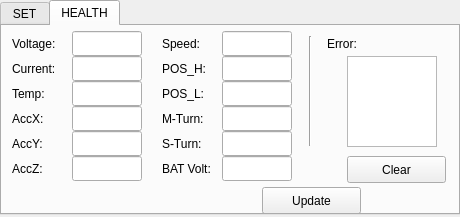
<?xml version="1.0" encoding="UTF-8"?>
<ui version="4.0">
 <class>SetAndHealth</class>
 <widget class="QWidget" name="SetAndHealth">
  <property name="geometry">
   <rect>
    <x>0</x>
    <y>0</y>
    <width>460</width>
    <height>217</height>
   </rect>
  </property>
  <property name="windowTitle">
   <string>Bottom</string>
  </property>
  <widget class="QTabWidget" name="Monitor">
   <property name="geometry">
    <rect>
     <x>0</x>
     <y>0</y>
     <width>460</width>
     <height>215</height>
    </rect>
   </property>
   <property name="font">
    <font>
     <pointsize>9</pointsize>
    </font>
   </property>
   <property name="mouseTracking">
    <bool>true</bool>
   </property>
   <property name="currentIndex">
    <number>1</number>
   </property>
   <widget class="QWidget" name="SET">
    <property name="mouseTracking">
     <bool>true</bool>
    </property>
    <attribute name="title">
     <string>SET</string>
    </attribute>
    <widget class="QPushButton" name="setZeroPushButton">
     <property name="geometry">
      <rect>
       <x>70</x>
       <y>40</y>
       <width>125</width>
       <height>26</height>
      </rect>
     </property>
     <property name="font">
      <font>
       <pointsize>9</pointsize>
      </font>
     </property>
     <property name="mouseTracking">
      <bool>true</bool>
     </property>
     <property name="toolTip">
      <string>&lt;html&gt;&lt;head/&gt;&lt;body&gt;&lt;p&gt;设置模块当前位置为零点&lt;/p&gt;&lt;/body&gt;&lt;/html&gt;</string>
     </property>
     <property name="text">
      <string>Set Zero Position</string>
     </property>
    </widget>
    <widget class="QPushButton" name="IDPushButton">
     <property name="geometry">
      <rect>
       <x>70</x>
       <y>10</y>
       <width>125</width>
       <height>26</height>
      </rect>
     </property>
     <property name="font">
      <font>
       <pointsize>9</pointsize>
      </font>
     </property>
     <property name="mouseTracking">
      <bool>true</bool>
     </property>
     <property name="toolTip">
      <string>&lt;html&gt;&lt;head/&gt;&lt;body&gt;&lt;p&gt;设置模块ID&lt;/p&gt;&lt;/body&gt;&lt;/html&gt;</string>
     </property>
     <property name="text">
      <string>Set ID</string>
     </property>
    </widget>
    <widget class="QPushButton" name="ENonPPushButton">
     <property name="geometry">
      <rect>
       <x>70</x>
       <y>70</y>
       <width>125</width>
       <height>26</height>
      </rect>
     </property>
     <property name="font">
      <font>
       <pointsize>9</pointsize>
      </font>
     </property>
     <property name="mouseTracking">
      <bool>true</bool>
     </property>
     <property name="toolTip">
      <string>&lt;html&gt;&lt;head/&gt;&lt;body&gt;&lt;p&gt;上电使能驱动器&lt;/p&gt;&lt;/body&gt;&lt;/html&gt;</string>
     </property>
     <property name="statusTip">
      <string/>
     </property>
     <property name="whatsThis">
      <string/>
     </property>
     <property name="text">
      <string>Set Enable On Power</string>
     </property>
    </widget>
    <widget class="QLineEdit" name="IDLineEdit">
     <property name="geometry">
      <rect>
       <x>10</x>
       <y>10</y>
       <width>40</width>
       <height>26</height>
      </rect>
     </property>
     <property name="font">
      <font>
       <pointsize>9</pointsize>
      </font>
     </property>
     <property name="mouseTracking">
      <bool>true</bool>
     </property>
     <property name="toolTip">
      <string>&lt;html&gt;&lt;head/&gt;&lt;body&gt;&lt;p&gt;ID号&lt;/p&gt;&lt;/body&gt;&lt;/html&gt;</string>
     </property>
    </widget>
   </widget>
   <widget class="QWidget" name="HEALTH">
    <property name="mouseTracking">
     <bool>true</bool>
    </property>
    <attribute name="title">
     <string>HEALTH</string>
    </attribute>
    <widget class="QLineEdit" name="VolLineEdit">
     <property name="enabled">
      <bool>true</bool>
     </property>
     <property name="geometry">
      <rect>
       <x>70</x>
       <y>5</y>
       <width>70</width>
       <height>25</height>
      </rect>
     </property>
     <property name="font">
      <font>
       <pointsize>9</pointsize>
      </font>
     </property>
     <property name="toolTip">
      <string>&lt;html&gt;&lt;head/&gt;&lt;body&gt;&lt;p&gt;电压值&lt;/p&gt;&lt;/body&gt;&lt;/html&gt;</string>
     </property>
    </widget>
    <widget class="QLabel" name="VolLabel">
     <property name="geometry">
      <rect>
       <x>10</x>
       <y>5</y>
       <width>60</width>
       <height>25</height>
      </rect>
     </property>
     <property name="font">
      <font>
       <pointsize>9</pointsize>
      </font>
     </property>
     <property name="mouseTracking">
      <bool>true</bool>
     </property>
     <property name="toolTip">
      <string>&lt;html&gt;&lt;head/&gt;&lt;body&gt;&lt;p&gt;电压&lt;/p&gt;&lt;/body&gt;&lt;/html&gt;</string>
     </property>
     <property name="text">
      <string>Voltage:</string>
     </property>
    </widget>
    <widget class="QLineEdit" name="CurLineEdit">
     <property name="enabled">
      <bool>true</bool>
     </property>
     <property name="geometry">
      <rect>
       <x>70</x>
       <y>30</y>
       <width>70</width>
       <height>25</height>
      </rect>
     </property>
     <property name="font">
      <font>
       <pointsize>9</pointsize>
      </font>
     </property>
     <property name="toolTip">
      <string>&lt;html&gt;&lt;head/&gt;&lt;body&gt;&lt;p&gt;电流值&lt;/p&gt;&lt;/body&gt;&lt;/html&gt;</string>
     </property>
    </widget>
    <widget class="QLabel" name="CurLabel">
     <property name="geometry">
      <rect>
       <x>10</x>
       <y>30</y>
       <width>60</width>
       <height>25</height>
      </rect>
     </property>
     <property name="font">
      <font>
       <pointsize>9</pointsize>
      </font>
     </property>
     <property name="mouseTracking">
      <bool>true</bool>
     </property>
     <property name="toolTip">
      <string>&lt;html&gt;&lt;head/&gt;&lt;body&gt;&lt;p&gt;电流&lt;/p&gt;&lt;/body&gt;&lt;/html&gt;</string>
     </property>
     <property name="text">
      <string>Current:</string>
     </property>
    </widget>
    <widget class="QLineEdit" name="AccZLineEdit">
     <property name="geometry">
      <rect>
       <x>70</x>
       <y>130</y>
       <width>70</width>
       <height>25</height>
      </rect>
     </property>
     <property name="font">
      <font>
       <pointsize>9</pointsize>
      </font>
     </property>
    </widget>
    <widget class="QLabel" name="AccZLabel">
     <property name="geometry">
      <rect>
       <x>10</x>
       <y>130</y>
       <width>60</width>
       <height>25</height>
      </rect>
     </property>
     <property name="font">
      <font>
       <pointsize>9</pointsize>
      </font>
     </property>
     <property name="mouseTracking">
      <bool>true</bool>
     </property>
     <property name="text">
      <string>AccZ:</string>
     </property>
    </widget>
    <widget class="QLineEdit" name="TempLineEdit">
     <property name="enabled">
      <bool>true</bool>
     </property>
     <property name="geometry">
      <rect>
       <x>70</x>
       <y>55</y>
       <width>70</width>
       <height>25</height>
      </rect>
     </property>
     <property name="font">
      <font>
       <pointsize>9</pointsize>
      </font>
     </property>
     <property name="toolTip">
      <string>&lt;html&gt;&lt;head/&gt;&lt;body&gt;&lt;p&gt;温度&lt;/p&gt;&lt;/body&gt;&lt;/html&gt;</string>
     </property>
    </widget>
    <widget class="QLabel" name="TempLabel">
     <property name="geometry">
      <rect>
       <x>10</x>
       <y>55</y>
       <width>60</width>
       <height>25</height>
      </rect>
     </property>
     <property name="font">
      <font>
       <pointsize>9</pointsize>
      </font>
     </property>
     <property name="mouseTracking">
      <bool>true</bool>
     </property>
     <property name="toolTip">
      <string>&lt;html&gt;&lt;head/&gt;&lt;body&gt;&lt;p&gt;温度&lt;/p&gt;&lt;/body&gt;&lt;/html&gt;</string>
     </property>
     <property name="text">
      <string>Temp:</string>
     </property>
    </widget>
    <widget class="QLineEdit" name="AccXLineEdit">
     <property name="geometry">
      <rect>
       <x>70</x>
       <y>80</y>
       <width>70</width>
       <height>25</height>
      </rect>
     </property>
     <property name="font">
      <font>
       <pointsize>9</pointsize>
      </font>
     </property>
    </widget>
    <widget class="QLabel" name="AccXLabel">
     <property name="geometry">
      <rect>
       <x>10</x>
       <y>80</y>
       <width>60</width>
       <height>25</height>
      </rect>
     </property>
     <property name="font">
      <font>
       <pointsize>9</pointsize>
      </font>
     </property>
     <property name="mouseTracking">
      <bool>true</bool>
     </property>
     <property name="text">
      <string>AccX:</string>
     </property>
    </widget>
    <widget class="QLineEdit" name="AccYLineEdit">
     <property name="geometry">
      <rect>
       <x>70</x>
       <y>105</y>
       <width>70</width>
       <height>25</height>
      </rect>
     </property>
     <property name="font">
      <font>
       <pointsize>9</pointsize>
      </font>
     </property>
    </widget>
    <widget class="QLabel" name="AccYLabel">
     <property name="geometry">
      <rect>
       <x>10</x>
       <y>105</y>
       <width>60</width>
       <height>25</height>
      </rect>
     </property>
     <property name="font">
      <font>
       <pointsize>9</pointsize>
      </font>
     </property>
     <property name="mouseTracking">
      <bool>true</bool>
     </property>
     <property name="text">
      <string>AccY:</string>
     </property>
    </widget>
    <widget class="QLabel" name="POS_LLabel">
     <property name="geometry">
      <rect>
       <x>160</x>
       <y>55</y>
       <width>60</width>
       <height>25</height>
      </rect>
     </property>
     <property name="font">
      <font>
       <pointsize>9</pointsize>
      </font>
     </property>
     <property name="mouseTracking">
      <bool>true</bool>
     </property>
     <property name="text">
      <string>POS_L:</string>
     </property>
    </widget>
    <widget class="QLineEdit" name="POS_HLineEdit">
     <property name="enabled">
      <bool>true</bool>
     </property>
     <property name="geometry">
      <rect>
       <x>220</x>
       <y>30</y>
       <width>70</width>
       <height>25</height>
      </rect>
     </property>
     <property name="font">
      <font>
       <pointsize>9</pointsize>
      </font>
     </property>
    </widget>
    <widget class="QLineEdit" name="STurnLineEdit">
     <property name="enabled">
      <bool>true</bool>
     </property>
     <property name="geometry">
      <rect>
       <x>220</x>
       <y>105</y>
       <width>70</width>
       <height>25</height>
      </rect>
     </property>
     <property name="font">
      <font>
       <pointsize>9</pointsize>
      </font>
     </property>
    </widget>
    <widget class="QLineEdit" name="POS_LLineEdit">
     <property name="enabled">
      <bool>true</bool>
     </property>
     <property name="geometry">
      <rect>
       <x>220</x>
       <y>55</y>
       <width>70</width>
       <height>25</height>
      </rect>
     </property>
     <property name="font">
      <font>
       <pointsize>9</pointsize>
      </font>
     </property>
    </widget>
    <widget class="QLabel" name="MTurnLabel">
     <property name="geometry">
      <rect>
       <x>160</x>
       <y>80</y>
       <width>60</width>
       <height>25</height>
      </rect>
     </property>
     <property name="font">
      <font>
       <pointsize>9</pointsize>
      </font>
     </property>
     <property name="mouseTracking">
      <bool>true</bool>
     </property>
     <property name="text">
      <string>M-Turn:</string>
     </property>
    </widget>
    <widget class="QLabel" name="STurnLabel">
     <property name="geometry">
      <rect>
       <x>160</x>
       <y>105</y>
       <width>60</width>
       <height>25</height>
      </rect>
     </property>
     <property name="font">
      <font>
       <pointsize>9</pointsize>
      </font>
     </property>
     <property name="mouseTracking">
      <bool>true</bool>
     </property>
     <property name="text">
      <string>S-Turn:</string>
     </property>
    </widget>
    <widget class="QLineEdit" name="SpeedLineEdit">
     <property name="enabled">
      <bool>true</bool>
     </property>
     <property name="geometry">
      <rect>
       <x>220</x>
       <y>5</y>
       <width>70</width>
       <height>25</height>
      </rect>
     </property>
     <property name="font">
      <font>
       <pointsize>9</pointsize>
      </font>
     </property>
     <property name="toolTip">
      <string>&lt;html&gt;&lt;head/&gt;&lt;body&gt;&lt;p&gt;速度值&lt;/p&gt;&lt;/body&gt;&lt;/html&gt;</string>
     </property>
    </widget>
    <widget class="QLineEdit" name="MTurnLineEdit">
     <property name="enabled">
      <bool>true</bool>
     </property>
     <property name="geometry">
      <rect>
       <x>220</x>
       <y>80</y>
       <width>70</width>
       <height>25</height>
      </rect>
     </property>
     <property name="font">
      <font>
       <pointsize>9</pointsize>
      </font>
     </property>
    </widget>
    <widget class="QLabel" name="POS_HLabel">
     <property name="geometry">
      <rect>
       <x>160</x>
       <y>30</y>
       <width>60</width>
       <height>25</height>
      </rect>
     </property>
     <property name="font">
      <font>
       <pointsize>9</pointsize>
      </font>
     </property>
     <property name="mouseTracking">
      <bool>true</bool>
     </property>
     <property name="text">
      <string>POS_H:</string>
     </property>
    </widget>
    <widget class="QLabel" name="SpeedLabel">
     <property name="geometry">
      <rect>
       <x>160</x>
       <y>5</y>
       <width>60</width>
       <height>25</height>
      </rect>
     </property>
     <property name="font">
      <font>
       <pointsize>9</pointsize>
      </font>
     </property>
     <property name="mouseTracking">
      <bool>true</bool>
     </property>
     <property name="toolTip">
      <string>&lt;html&gt;&lt;head/&gt;&lt;body&gt;&lt;p&gt;速度&lt;/p&gt;&lt;/body&gt;&lt;/html&gt;</string>
     </property>
     <property name="text">
      <string>Speed:</string>
     </property>
    </widget>
    <widget class="QPushButton" name="updateButton">
     <property name="geometry">
      <rect>
       <x>260</x>
       <y>161</y>
       <width>99</width>
       <height>27</height>
      </rect>
     </property>
     <property name="font">
      <font>
       <pointsize>9</pointsize>
      </font>
     </property>
     <property name="mouseTracking">
      <bool>true</bool>
     </property>
     <property name="toolTip">
      <string>&lt;html&gt;&lt;head/&gt;&lt;body&gt;&lt;p&gt;更新信息&lt;/p&gt;&lt;/body&gt;&lt;/html&gt;</string>
     </property>
     <property name="text">
      <string>Update</string>
     </property>
    </widget>
    <widget class="Line" name="line">
     <property name="geometry">
      <rect>
       <x>298</x>
       <y>10</y>
       <width>20</width>
       <height>110</height>
      </rect>
     </property>
     <property name="mouseTracking">
      <bool>true</bool>
     </property>
     <property name="orientation">
      <enum>Qt::Vertical</enum>
     </property>
    </widget>
    <widget class="QLabel" name="ErrorLabel">
     <property name="geometry">
      <rect>
       <x>325</x>
       <y>5</y>
       <width>60</width>
       <height>25</height>
      </rect>
     </property>
     <property name="font">
      <font>
       <pointsize>9</pointsize>
      </font>
     </property>
     <property name="mouseTracking">
      <bool>true</bool>
     </property>
     <property name="text">
      <string>Error:</string>
     </property>
    </widget>
    <widget class="QPushButton" name="clearErrorButton">
     <property name="geometry">
      <rect>
       <x>345</x>
       <y>130</y>
       <width>99</width>
       <height>27</height>
      </rect>
     </property>
     <property name="font">
      <font>
       <pointsize>9</pointsize>
      </font>
     </property>
     <property name="mouseTracking">
      <bool>true</bool>
     </property>
     <property name="toolTip">
      <string>&lt;html&gt;&lt;head/&gt;&lt;body&gt;&lt;p&gt;清除错误&lt;/p&gt;&lt;/body&gt;&lt;/html&gt;</string>
     </property>
     <property name="text">
      <string>Clear</string>
     </property>
    </widget>
    <widget class="QLabel" name="BATVoltLabel">
     <property name="geometry">
      <rect>
       <x>160</x>
       <y>130</y>
       <width>60</width>
       <height>25</height>
      </rect>
     </property>
     <property name="font">
      <font>
       <pointsize>9</pointsize>
      </font>
     </property>
     <property name="mouseTracking">
      <bool>true</bool>
     </property>
     <property name="text">
      <string>BAT Volt:</string>
     </property>
    </widget>
    <widget class="QLineEdit" name="BATVoltLineEdit">
     <property name="enabled">
      <bool>true</bool>
     </property>
     <property name="geometry">
      <rect>
       <x>220</x>
       <y>130</y>
       <width>70</width>
       <height>25</height>
      </rect>
     </property>
     <property name="font">
      <font>
       <pointsize>9</pointsize>
      </font>
     </property>
    </widget>
    <widget class="QTextEdit" name="errorTextEdit">
     <property name="geometry">
      <rect>
       <x>345</x>
       <y>30</y>
       <width>90</width>
       <height>91</height>
      </rect>
     </property>
    </widget>
   </widget>
  </widget>
 </widget>
 <layoutdefault spacing="6" margin="11"/>
 <resources/>
 <connections/>
</ui>
